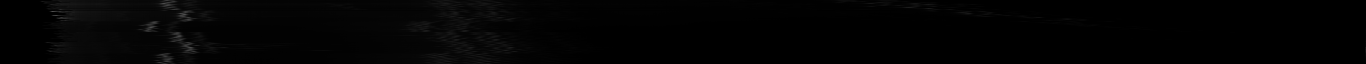
#> input picture data/Pb_Au_Sn_calibration.tif, 4096 x 192 px (shown at 1/3 size)
$ python calculate_energy_resolution.py
#> lines starting #> are read from the running program, lines starting #| are printed output that depends on the picture
### algodif/io/loadersaver.py
# ============================================================================
# ============================================================================
# Copyright (c) 2026 Nghia T. Vo. All rights reserved.
#
# Licensed under the Apache License, Version 2.0 (the "License");
# you may not use this file except in compliance with the License.
# You may obtain a copy of the License at
#
#     http://www.apache.org/licenses/LICENSE-2.0
#
# Unless required by applicable law or agreed to in writing, software
# distributed under the License is distributed on an "AS IS" BASIS,
# WITHOUT WARRANTIES OR CONDITIONS OF ANY KIND, either express or implied.
# See the License for the specific language governing permissions and
# limitations under the License.
# ============================================================================
# Author: Nghia T. Vo
# E-mail:
# Description: Python module for loading and saving data.
# Contributors:
# ============================================================================

"""
Module for I/O tasks:

    -   Load/save data from/to an image file, csv, dat, json or a hdf/nxs file.
    -   Get file names, make file/folder name.
"""

import csv
import json
import platform
from pathlib import Path
from fnmatch import fnmatchcase
from collections import deque
import h5py
import numpy as np
from PIL import Image
import matplotlib.pyplot as plt


PIPE = "│"
ELBOW = "└──"
TEE = "├──"
PIPE_PREFIX = "│   "
SPACE_PREFIX = "    "


# [20 lines left out: function __correct_path, not called in this run]


def __get_path(file_path, check_exist=True):
    """
    Get/check a file path
    """
    if platform.system() == "Windows":
        file_path = __correct_path(file_path)
    else:
        file_path = Path(file_path)
    if check_exist:
        if not file_path.exists():
            raise ValueError(f"No such file: {file_path}")
    return file_path


def load_image(file_path):
    """
    Load an image and convert it to a 2D array

    Parameters
    ----------
    file_path : str
        Path to the file.

    Returns
    -------
    array_like
        2D array.
    """
#> called with file_path = '../data/Pb_Au_Sn_calibration.tif'
    try:
        mat = np.array(Image.open(__get_path(file_path)), dtype=np.float32)
    except Exception as error:
        raise ValueError(error)
    if len(mat.shape) > 2:
        axis_m = np.argmin(mat.shape)
        mat = np.mean(mat, axis=axis_m)
    return mat


# [980 lines left out: functions get_hdf_information, find_hdf_key, _get_subgroups, _add_branches, _make_tree_body, get_hdf_tree and 17 more, not called in this run]

### algodif/util/utility.py
import numpy as np
import scipy.ndimage as ndi
import scipy.signal as sig
from scipy import sparse
from scipy.linalg import cholesky
from scipy.sparse.linalg import spsolve
import xraydb


def get_fluorescence_lines_from_database(elements, line_type="K",
                                         threshold=0.01, norm=False,
                                         check=False):
    """
    Retrieve fluorescence line energies and intensities for a list of elements.

    Parameters
    ----------
    elements : list of str
        List of chemical element symbols, e.g., ["Sn", "Au", "Pb", "U"].
    line_type : str, optional
        Type of X-ray line to retrieve (e.g., 'K', 'L1',...).
    threshold : float, optional
        Minimum intensity threshold for including a line
    norm : bool, optional
        If True, normalize the intensities.
    check : bool, optional
        If True, print detailed information for each retrieved line.

    Returns
    -------
    array_like
        2D array of shape (N, 2), each row is [energy_keV, relative_intensity].
    """
    energy_intensity_list = []
    for element in elements:
        try:
            lines = xraydb.xray_lines(element, line_type)
        except Exception as error:
            raise ValueError(f"Could not retrieve for element '{element}' "
                             f"with line type '{line_type}'. Error {error}")
        for name, line in lines.items():
            energy = line.energy / 1000.0  # Convert from eV to keV
            intensity = line.intensity
            if intensity > threshold:
                energy_intensity_list.append([energy, intensity])
                if check:
                    print(f"Element: {element:<2}  Line: {name:<6}"
                          f" Energy: {energy:8.4f} keV  "
                          f"Intensity: {intensity:.4f}")
    if not energy_intensity_list:
        raise ValueError(f"No {line_type} lines with intensity > {threshold} "
                         f"found for the given elements {elements}")
    energy_intensity_list = np.asarray(energy_intensity_list)
    if norm:
        list_tmp = energy_intensity_list[:, 1]
        energy_intensity_list[:, 1] = list_tmp / np.max(list_tmp)
    return energy_intensity_list


# [332 lines left out: functions make_fluorescence_spectrum, estimate_energy_germ_detector, estimate_energy_full_germ_detector, estimate_gauge_volume_germ_detector, estimate_gauge_volume_full_germ_detector, estimate_q_step_germ_detector and 2 more, not called in this run]

### examples/calculate_energy_resolution.py
"""
The following code shows how to evaluate the energy resolution of
an EDXD (energy dispersive X ray diffraction) detector (GERM detector built at NSLS-II, BNL, US)
"""
import sys
import time
import numpy as np
import scipy.ndimage as ndi
import matplotlib.pyplot as plt

import algodif.io.loadersaver as losa
import algodif.prep.preprocessing as prep
import algodif.proc.processing as proc
import algodif.util.utility as util


# Measurement of Au, Sn, Pb sample
file_path1 = "../data/Pb_Au_Sn_calibration.tif"
# Measurement of Uranium sample
file_path2 = "../data/U_calibration.tif"
# For saving output
output_base = "F:/tmp/algodif/calculate_energy_resolution/"

fit_order = 2
list_element = ["Sn", "Au", "Pb", "U"]
fig_size = (12, 9)

image1 = losa.load_image(file_path1)
image2 = losa.load_image(file_path2)
#> call 2 of load_image, with file_path = '../data/U_calibration.tif'
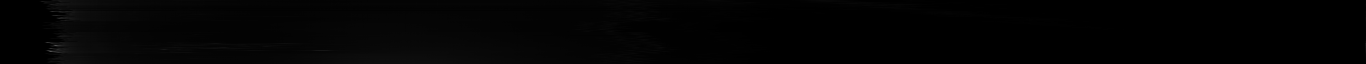
#> input picture data/U_calibration.tif, 4096 x 192 px (shown at 1/3 size)
image = 0.5 * (image1 + image2)
(height, width) = image.shape
#> height = 192; width = 4096

plt.imshow(np.log(image+1), aspect="auto", cmap="inferno")
plt.colorbar()
plt.title("Input data, log scale")
plt.tight_layout()
plt.show()
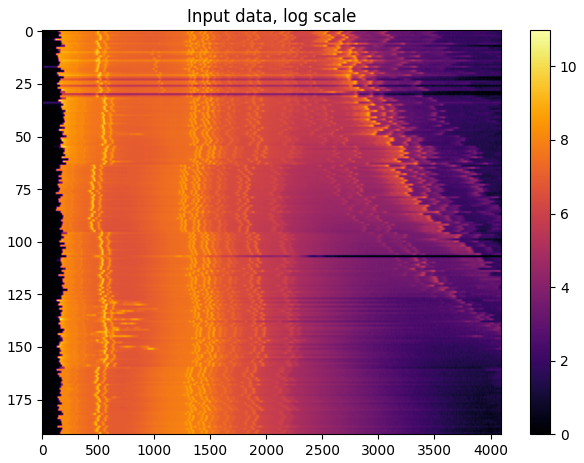
#> figure drawn by matplotlib, 2 panels


fluorescent_lines = util.get_fluorescence_lines_from_database(list_element,
                                                              line_type="K",
                                                              threshold=0.01,
                                                              norm=False,
                                                              check=True)
#> (the run stopped early here; a loop or call above may not have finished)
